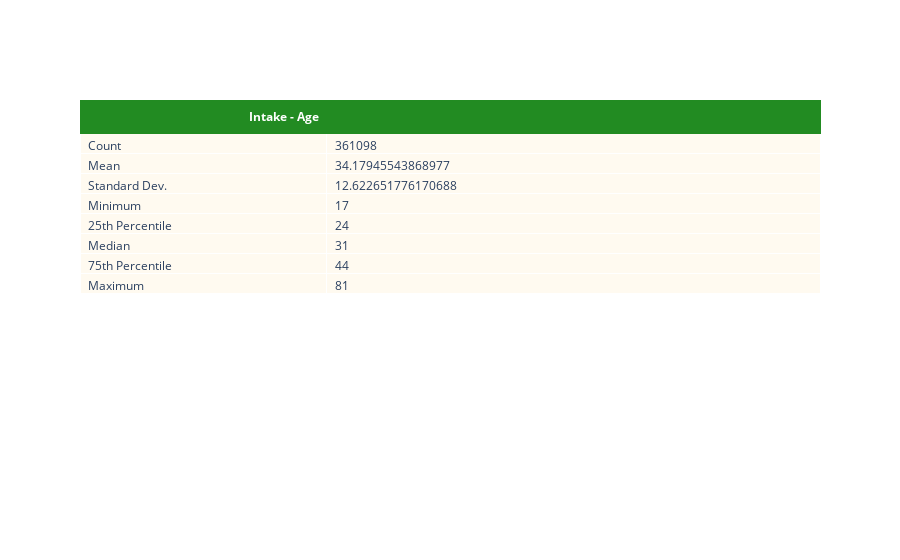
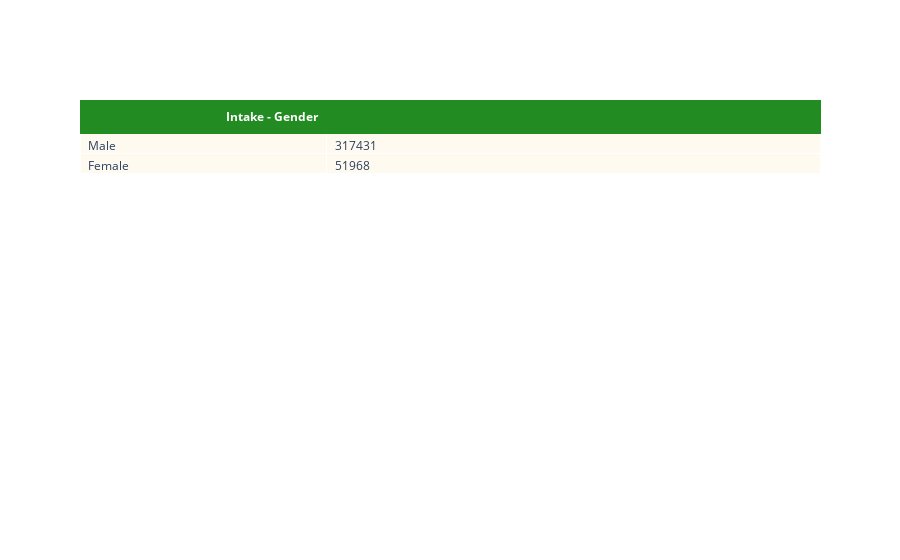
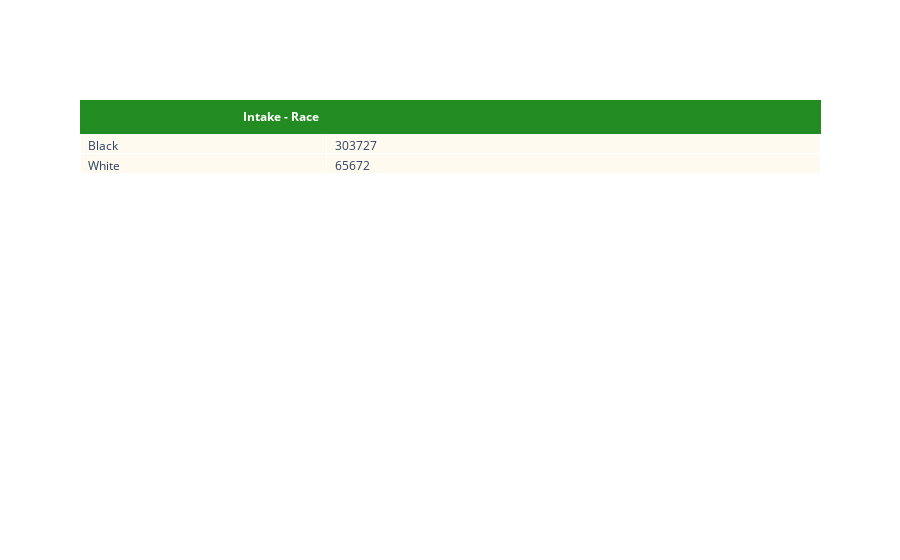
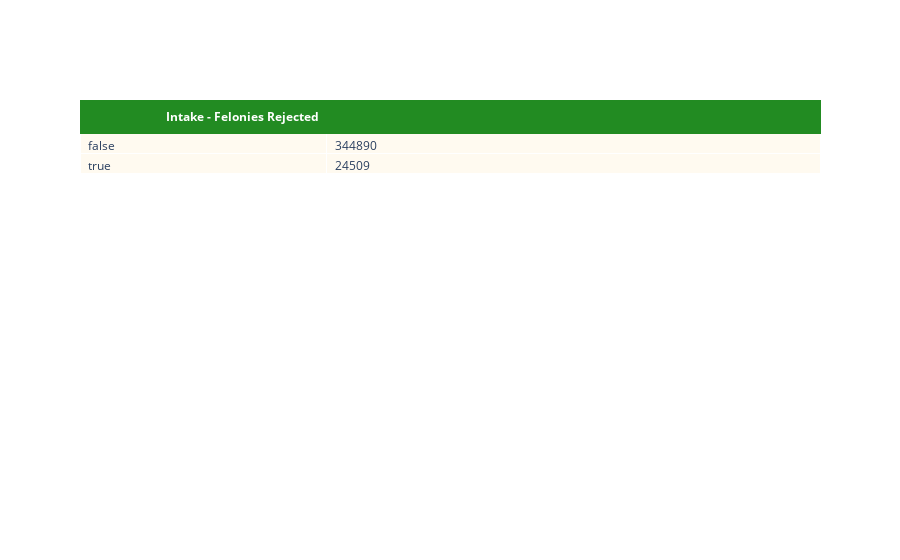

The notebook cell these images were saved under, in order:
### Code cell
##


## age table
int_age_table = go.Figure(data=[go.Table(
    columnwidth=[1,2],
    header=dict(values=[['<b>Intake - Age</b>']],
                fill_color='ForestGreen',
                line_color='ForestGreen',
                align='right',
                font=dict(color='white')),
    cells=dict(values=[st_labs, int_age.Age],
               fill_color='FloralWhite',
               align='left'))
])
int_age_table.show()

## gender table
int_gender_table = go.Figure(data=[go.Table(
    columnwidth=[1,2],
    header=dict(values=[['<b>Intake - Gender</b>']],
                fill_color='ForestGreen',
                line_color='ForestGreen',
                align='right',
                font=dict(color='white')),
    cells=dict(values=[int_gender.index, int_gender.Gender],
               fill_color='FloralWhite',
               align='left'))
])
int_gender_table.show()

## race table
int_race_table = go.Figure(data=[go.Table(
    columnwidth=[1,2],
    header=dict(values=[['<b>Intake - Race</b>']],
                fill_color='ForestGreen',
                line_color='ForestGreen',
                align='right',
                font=dict(color='white')),
    cells=dict(values=[int_race.index, int_race.Race],
               fill_color='FloralWhite',
               align='left'))
])
int_race_table.show()

## rejected table
int_reject_table = go.Figure(data=[go.Table(
    columnwidth=[1,2],
    header=dict(values=[['<b>Intake - Felonies Rejected</b>']],
                fill_color='ForestGreen',
                line_color='ForestGreen',
                align='right',
                font=dict(color='white')),
    cells=dict(values=[int_reject.index, int_reject['Felonies Rejected']],
               fill_color='FloralWhite',
               align='left'))
])
int_reject_table.show()

### Figure 1 — Plotly figure (JSON) as saved in the notebook; plotly's stock layout.template omitted (floating-point values rounded to 4 significant figures)
{"data": [{"cells": {"align": "left", "fill": {"color": "FloralWhite"}, "values": [["Count", "Mean", "Standard Dev.", "Minimum", "25th Percentile", "Median", "75th Percentile", "Maximum"], [361098, 34.18, 12.62, 17, 24, 31, 44, 81]]}, "columnwidth": [1, 2], "header": {"align": "right", "fill": {"color": "ForestGreen"}, "font": {"color": "white"}, "line": {"color": "ForestGreen"}, "values": [["<b>Intake - Age</b>"]]}, "type": "table"}], "layout": {}}

### Figure 2 — Plotly figure (JSON) as saved in the notebook; plotly's stock layout.template omitted (floating-point values rounded to 4 significant figures)
{"data": [{"cells": {"align": "left", "fill": {"color": "FloralWhite"}, "values": [["Male", "Female"], [317431, 51968]]}, "columnwidth": [1, 2], "header": {"align": "right", "fill": {"color": "ForestGreen"}, "font": {"color": "white"}, "line": {"color": "ForestGreen"}, "values": [["<b>Intake - Gender</b>"]]}, "type": "table"}], "layout": {}}

### Figure 3 — Plotly figure (JSON) as saved in the notebook; plotly's stock layout.template omitted (floating-point values rounded to 4 significant figures)
{"data": [{"cells": {"align": "left", "fill": {"color": "FloralWhite"}, "values": [["Black", "White"], [303727, 65672]]}, "columnwidth": [1, 2], "header": {"align": "right", "fill": {"color": "ForestGreen"}, "font": {"color": "white"}, "line": {"color": "ForestGreen"}, "values": [["<b>Intake - Race</b>"]]}, "type": "table"}], "layout": {}}

### Figure 4 — Plotly figure (JSON) as saved in the notebook; plotly's stock layout.template omitted (floating-point values rounded to 4 significant figures)
{"data": [{"cells": {"align": "left", "fill": {"color": "FloralWhite"}, "values": [[false, true], [344890, 24509]]}, "columnwidth": [1, 2], "header": {"align": "right", "fill": {"color": "ForestGreen"}, "font": {"color": "white"}, "line": {"color": "ForestGreen"}, "values": [["<b>Intake - Felonies Rejected</b>"]]}, "type": "table"}], "layout": {}}
